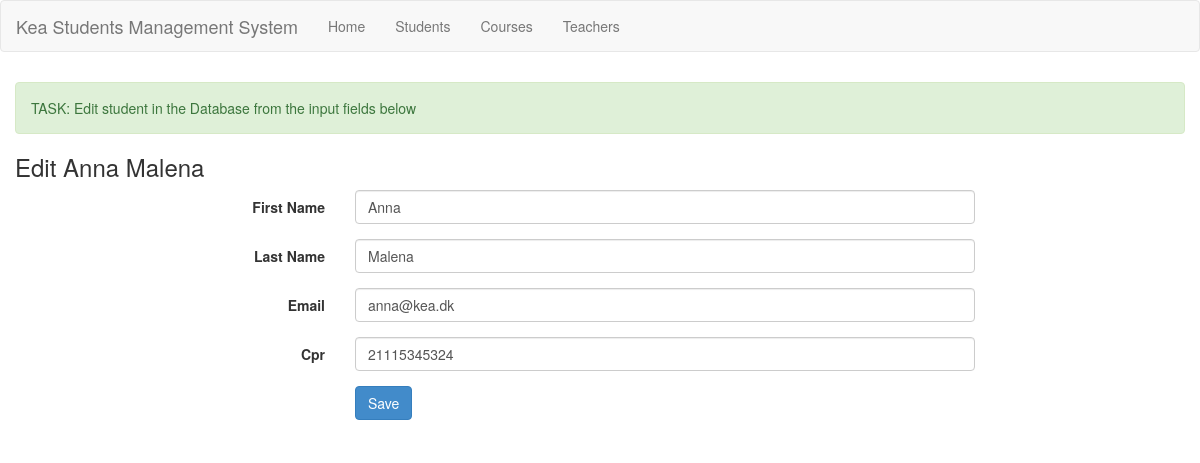
Screenshot of /edit_student.php?id=2 with the database file from the repository.
### tables this page shows
CREATE TABLE `students` (
  `students_id` int(11) NOT NULL,
  `first_name` varchar(50) DEFAULT NULL,
  `last_name` varchar(50) DEFAULT NULL,
  `email` varchar(50) DEFAULT NULL,
  `cpr` varchar(50) DEFAULT NULL
);

### includes/Students_class.php (called while the page is built, shortened)
<?php
require_once("connection.php");
class Students
{
    function get_student($id)
    {
        $db = new DB();
        $con = $db->connect();
        if ($con) {
            $stmt = $con->prepare("SELECT * FROM students WHERE students_id = :id");
            $stmt->bindParam(':id', $id);
            $stmt->execute();
            $row = $stmt->fetch();
            return $row;
        } else { }
    }
}

### includes/connection.php (called while the page is built, shortened)
<?php
    class DB {
        public function connect() {
            $server = 'localhost';
            $db = 'kea_students';
            $user = 'root';
            $pwd = '';
            $DSN = 'mysql:host=' . $server . ';dbname=' . $db . ';charset=utf8';
            $options = [
                PDO::ATTR_ERRMODE            => PDO::ERRMODE_EXCEPTION,
                PDO::ATTR_DEFAULT_FETCH_MODE => PDO::FETCH_ASSOC,
                PDO::ATTR_EMULATE_PREPARES   => false,
            ];
            try {
                $connections_to_db = new PDO($DSN, $user, $pwd, $options);
            } catch (PDOException $e) {
                echo 'Connection unsuccessful';
                die('Connection unsuccessful: ' . $connections_to_db->connect_error());
                exit();
            }
            return($connections_to_db);
        }
    }

### edit_student.php (the view, shortened to what this page needs)
<!DOCTYPE html>
<html lang="en">
<?php
require_once(dirname(__FILE__) . '/includes/header.php');
require_once(dirname(__FILE__) . '/includes/Students_class.php');
$students = new Students();
$id = $_GET["id"];
$result = $students->get_student($id);
?>
<body>
    <?php
    require_once(dirname(__FILE__) . '/includes/menu.php');
    ?>
    <div class="container">
        <div class="row top-buffer">
            <div class="alert alert-success">TASK: Edit student in the Database from the input fields below</div>
            <h3>Edit <?php echo $result['first_name'] . ' ' .  $result['last_name'] ?></h3>
            <div class="col-xs-8 col-xs-offset-2">
                <form class="form-horizontal" method="POST" action="edited_student.php">
                    <div class="form-group">
                        <label for="title" class="col-sm-2 control-label">First Name</label>
                        <div class="col-sm-10">
                            <input type="text" class="form-control" id="title" placeholder="First Name" name="firstname" value="<?php echo $result['first_name'] ?>">
                        </div>
                    </div>
                    <div class="form-group">
                        <label for="year" class="col-sm-2 control-label">Last Name</label>
                        <div class="col-sm-10">
                            <input type="text"  class="form-control" id="year" placeholder="Last Name" name="lastname" value="<?php echo $result['last_name'] ?>">
                        </div>
                    </div>
                    <div class="form-group">
                        <label for="director" class="col-sm-2 control-label">Email</label>
                        <div class="col-sm-10">
                            <input type="email"  class="form-control" id="director" placeholder="email" name="email" value="<?php echo $result['email'] ?>">
                        </div>
                    </div>
                    <div class="form-group">
                        <label for="plot" class="col-sm-2 control-label">Cpr</label>
                        <div class="col-sm-10">
                            <input type="text"  class="form-control" id="plot" placeholder="Cpr" name="cpr" value="<?php echo $result['cpr'] ?>">
                        </div>
                    </div>
                    <div class="form-group">
                        <div class="col-sm-offset-2 col-sm-10">
                            <input type="submit" class="btn btn-primary" value="Save">
                        </div>
                    </div>
                </form>
            </div>
        </div>
    </div>
</body>
</html>

### css/app.css (style rules this page uses)
.top-buffer { margin-top:10px; }

### rows the page displays
students: first_name "Anna", last_name "Malena", firstname "Anna", lastname "Malena", email "anna@kea.dk", cpr "21115345324"
